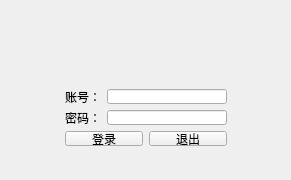
<?xml version="1.0" encoding="UTF-8"?>
<ui version="4.0">
 <class>Widget_Login</class>
 <widget class="QWidget" name="Widget_Login">
  <property name="geometry">
   <rect>
    <x>0</x>
    <y>0</y>
    <width>291</width>
    <height>180</height>
   </rect>
  </property>
  <property name="minimumSize">
   <size>
    <width>291</width>
    <height>0</height>
   </size>
  </property>
  <property name="maximumSize">
   <size>
    <width>291</width>
    <height>180</height>
   </size>
  </property>
  <property name="windowTitle">
   <string>中国象棋</string>
  </property>
  <property name="styleSheet">
   <string notr="true">
</string>
  </property>
  <widget class="QWidget" name="">
   <property name="geometry">
    <rect>
     <x>54</x>
     <y>78</y>
     <width>184</width>
     <height>79</height>
    </rect>
   </property>
   <layout class="QGridLayout" name="gridLayout_2">
    <item row="0" column="0">
     <widget class="QLabel" name="label_Account">
      <property name="text">
       <string>账号：</string>
      </property>
     </widget>
    </item>
    <item row="0" column="1">
     <widget class="QLineEdit" name="lineEdit_Account"/>
    </item>
    <item row="1" column="0">
     <widget class="QLabel" name="label_Password">
      <property name="text">
       <string>密码：</string>
      </property>
     </widget>
    </item>
    <item row="1" column="1">
     <widget class="QLineEdit" name="lineEdit__Password"/>
    </item>
    <item row="2" column="0" colspan="2">
     <layout class="QGridLayout" name="gridLayout">
      <item row="0" column="0">
       <widget class="QPushButton" name="pushButton_Login">
        <property name="text">
         <string>登录</string>
        </property>
       </widget>
      </item>
      <item row="0" column="1">
       <spacer name="horizontalSpacer">
        <property name="orientation">
         <enum>Qt::Horizontal</enum>
        </property>
        <property name="sizeHint" stdset="0">
         <size>
          <width>18</width>
          <height>20</height>
         </size>
        </property>
       </spacer>
      </item>
      <item row="0" column="2">
       <widget class="QPushButton" name="pushButton_Exit">
        <property name="text">
         <string>退出</string>
        </property>
       </widget>
      </item>
     </layout>
    </item>
   </layout>
  </widget>
 </widget>
 <layoutdefault spacing="6" margin="11"/>
 <resources/>
 <connections/>
</ui>
